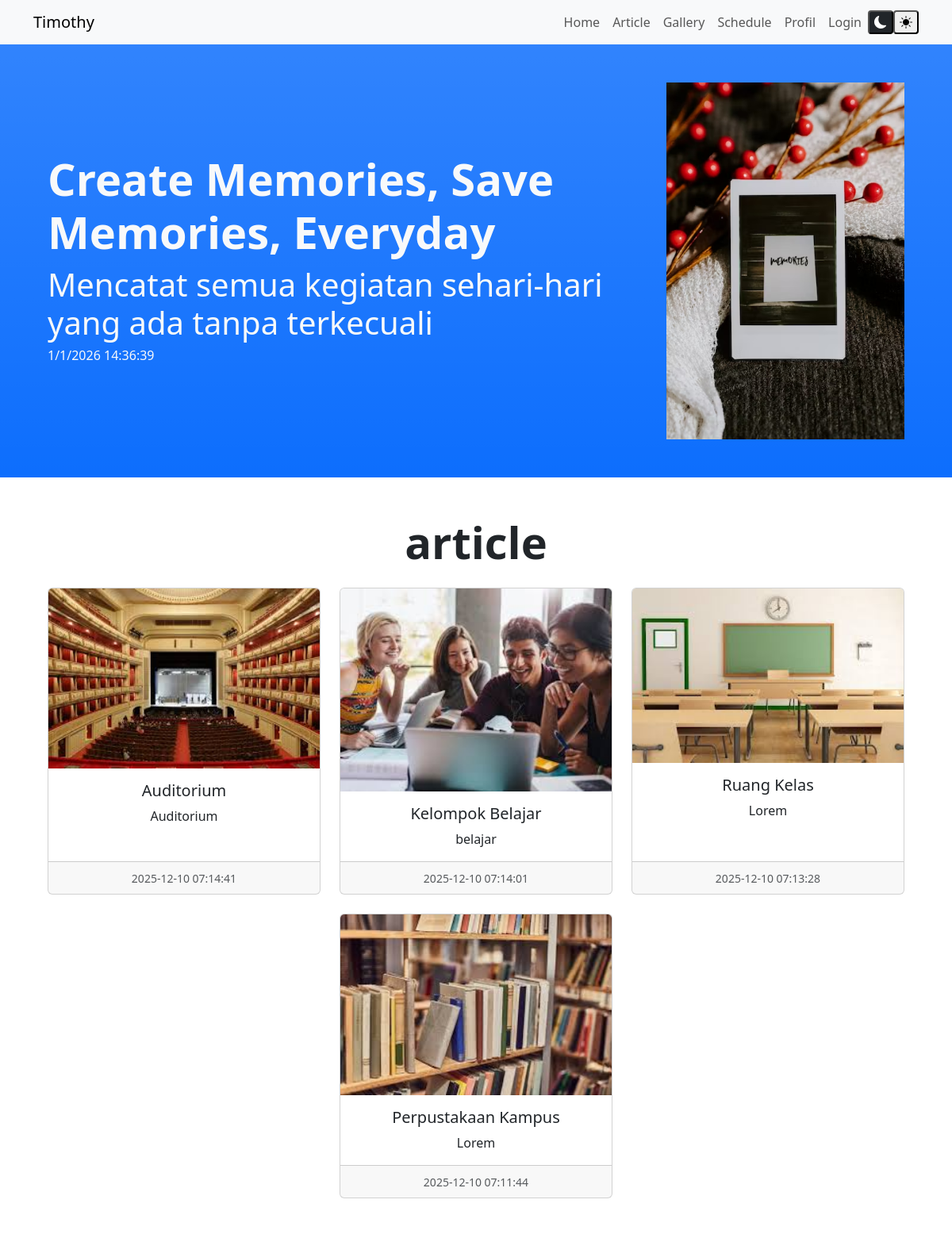
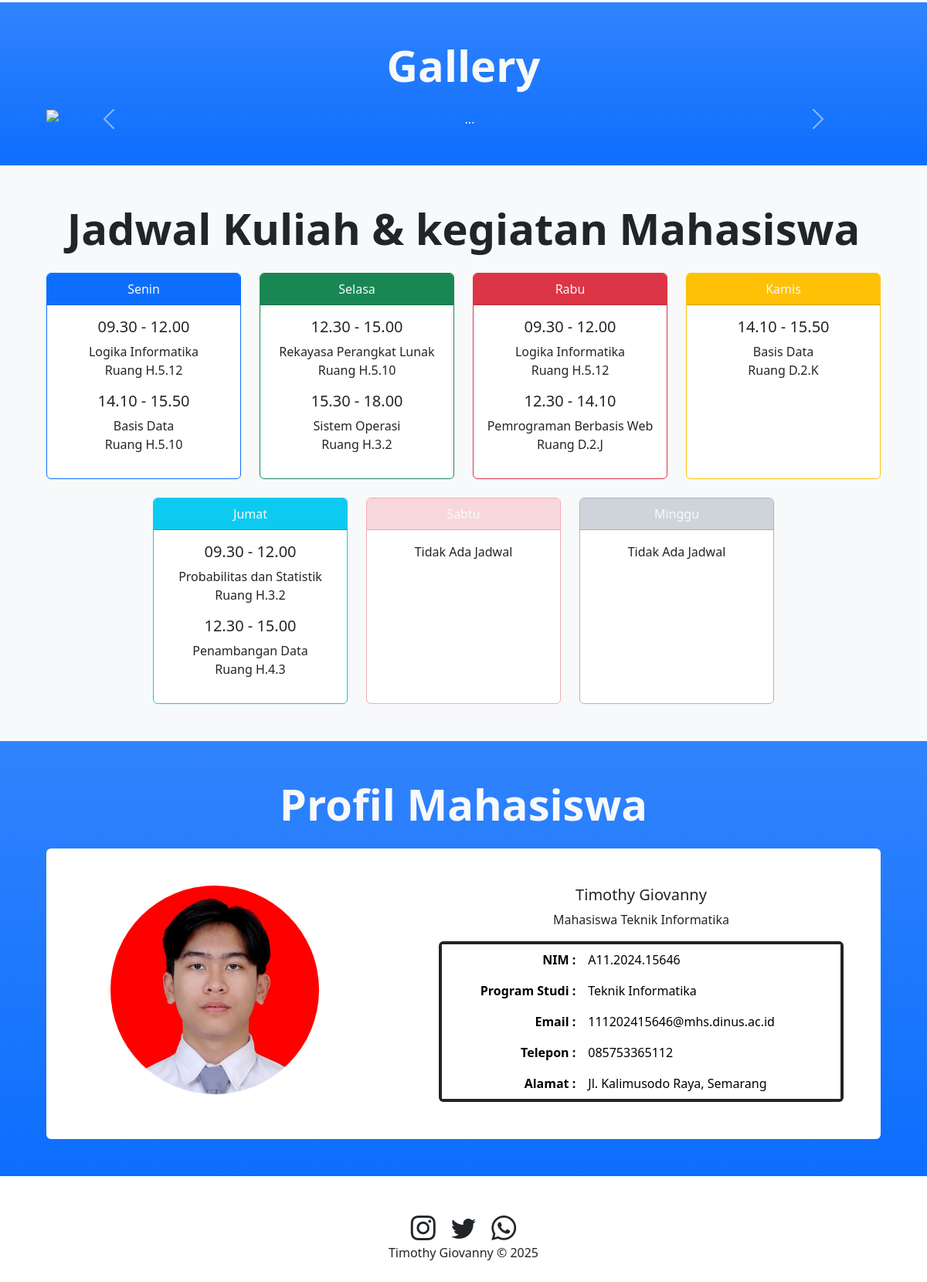
The page / on the database its author committed (2 pictures, top to bottom).
### tables this page shows
CREATE TABLE `article` (
  `id` int(11) NOT NULL,
  `judul` text NOT NULL,
  `isi` text NOT NULL,
  `gambar` text NOT NULL,
  `tanggal` datetime NOT NULL,
  `username` varchar(50) NOT NULL
);

### index.php (the view, shortened to what this page needs)
<?php
include "koneksi.php";
?>
<!DOCTYPE html>
<html lang="en">
  <head>
    <link
      rel="stylesheet"
      href="https://cdn.jsdelivr.net/npm/bootstrap-icons@1.13.1/font/bootstrap-icons.min.css"
    />
    <link
      href="https://cdn.jsdelivr.net/npm/bootstrap@5.3.8/dist/css/bootstrap.min.css"
      rel="stylesheet"
    />
  </head>
  <body>
    <nav
      class="navbar navbar-expand-lg bg-light navbar-light sticky-top"
      id="navbar"
    >
      <div class="container">
        <a class="navbar-brand" href="#">Timothy</a>
        <div class="collapse navbar-collapse" id="navbarSupportedContent">
          <ul class="navbar-nav ms-auto mb-2 mb-lg-0">
            <li class="nav-item">
              <a class="nav-link" href="#">Home</a>
            </li>
            <li class="nav-item">
              <a class="nav-link" href="#article">Article</a>
            </li>
            <li class="nav-item">
              <a class="nav-link" href="#gallery">Gallery</a>
            </li>
            <li class="nav-item">
              <a class="nav-link" href="#schedule">Schedule</a>
            </li>
            <li class="nav-item">
              <a class="nav-link" href="#profile">Profil</a>
            </li>
            <li class="nav-item">
              <a class="nav-link" href="login.php" target="_blank">Login</a>
            </li>
          </ul>
          <button id="nightmode" class="icon-btn rounded-1 bg-dark">
            <i class="bi bi-moon-fill" style="color: white"></i>
          </button>
          <button id="lightmode" class="icon-btn rounded-1">
            <i class="bi bi-sun-fill"></i>
          </button>
        </div>
      </div>
    </nav>
    <section
      id="hero"
      class="text-center p-5 bg-primary bg-gradient text-sm-start text-light"
    >
      <div class="container">
        <div class="d-sm-flex flex-sm-row-reverse align-items-center">
          <img src="img/banner.jpg" class="img-fluid" width="300" />
          <div>
            <h1 class="fw-bold display-4">
              Create Memories, Save Memories, Everyday
            </h1>
            <h4 class="lead display-6">
              Mencatat semua kegiatan sehari-hari yang ada tanpa terkecuali
            </h4>
            <h6>
              <span id="tanggal"></span>
              <span id="jam"></span>
            </h6>
          </div>
        </div>
      </div>
    </section>
<section id="article" class="text-center p-5">
  <div class="container">
    <h1 class="fw-bold display-4 pb-3">article</h1>
    <div class="row row-cols-1 row-cols-md-3 g-4 justify-content-center">
      <?php
      $sql = "SELECT * FROM article ORDER BY tanggal DESC";
      $hasil = $conn->query($sql);
      while($row = $hasil->fetch_assoc()){
      ?>
        <div class="col">
          <div class="card h-100">
            <img src="img/<?= $row["gambar"]?>" class="card-img-top" alt="..." />
            <div class="card-body">
              <h5 class="card-title"><?= $row["judul"]?></h5>
              <p class="card-text">
                <?= $row["isi"]?>
              </p>
            </div>
            <div class="card-footer">
              <small class="text-body-secondary">
                <?= $row["tanggal"]?>
              </small>
            </div>
          </div>
        </div>
        <?php
      }
      ?>
    </div>
  </div>
</section>
    <section
      id="gallery"
      class="text-center p-5 bg-primary bg-gradient text-light"
    >
      <div class="container">
        <h1 class="fw-bold display-4 pb-3">Gallery</h1>
        <div id="carouselExample" class="carousel slide">
          <div class="carousel-inner">
            <div class="carousel-item active">
              <img src="img/bunga.jpg" class="d-block w-100" alt="..." />
            </div>
          </div>
          <button
            class="carousel-control-prev"
            type="button"
            data-bs-target="#carouselExample"
            data-bs-slide="prev"
          >
            <span class="carousel-control-prev-icon" aria-hidden="true"></span>
          </button>
          <button
            class="carousel-control-next"
            type="button"
            data-bs-target="#carouselExample"
            data-bs-slide="next"
          >
            <span class="carousel-control-next-icon" aria-hidden="true"></span>
          </button>
        </div>
      </div>
    </section>
    <section id="schedule" class="text-center p-5 bg-light">
      <div class="container">
        <h2 class="fw-bold display-4 pb-3">
          Jadwal Kuliah & kegiatan Mahasiswa
        </h2>
        <div class="row row-cols-1 row-cols-md-4 g-4 justify-content-center">
          <div class="col">
            <div class="card border-primary h-100 text-dark">
              <div class="card-header bg-primary text-light">Senin</div>
              <div class="card-body">
                <h5>09.30 - 12.00</h5>
                <p>
                  Logika Informatika <br />
                  Ruang H.5.12
                </p>
                <h5>14.10 - 15.50</h5>
                <p>
                  Basis Data <br />
                  Ruang H.5.10
                </p>
              </div>
            </div>
          </div>
          <div class="col">
            <div class="card border-success h-100 text-dark">
              <div class="card-header bg-success text-light">Selasa</div>
              <div class="card-body">
                <h5>12.30 - 15.00</h5>
                <p>
                  Rekayasa Perangkat Lunak <br />
                  Ruang H.5.10
                </p>
                <h5>15.30 - 18.00</h5>
                <p>
                  Sistem Operasi <br />
                  Ruang H.3.2
                </p>
              </div>
            </div>
          </div>
          <div class="col">
            <div class="card border-danger h-100 text-dark">
              <div class="card-header bg-danger text-light">Rabu</div>
              <div class="card-body">
                <h5>09.30 - 12.00</h5>
                <p>
                  Logika Informatika <br />
                  Ruang H.5.12
                </p>
                <h5>12.30 - 14.10</h5>
                <p>
                  Pemrograman Berbasis Web <br />
                  Ruang D.2.J
                </p>
              </div>
            </div>
          </div>
          <div class="col">
            <div class="card border-warning h-100 text-dark">
              <div class="card-header bg-warning text-light">Kamis</div>
              <div class="card-body">
                <h5>14.10 - 15.50</h5>
                <p>
                  Basis Data <br />
                  Ruang D.2.K
                </p>
              </div>
            </div>
          </div>
          <div class="col">
            <div class="card border-info h-100 text-dark">
              <div class="card-header bg-info text-light">Jumat</div>
              <div class="card-body">
                <h5>09.30 - 12.00</h5>
                <p>
                  Probabilitas dan Statistik <br />
                  Ruang H.3.2
                </p>
                <h5>12.30 - 15.00</h5>
                <p>
                  Penambangan Data <br />
                  Ruang H.4.3
                </p>
              </div>
            </div>
          </div>
          <div class="col">
            <div class="card border-danger-subtle h-100 text-dark">
              <div class="card-header bg-danger-subtle text-light">Sabtu</div>
              <div class="card-body">
                <p>Tidak Ada Jadwal</p>
              </div>
            </div>
          </div>
          <div class="col">
            <div class="card border-dark-subtle h-100 text-dark">
              <div class="card-header bg-dark-subtle text-light">Minggu</div>
              <div class="card-body">
                <p>Tidak Ada Jadwal</p>
              </div>
            </div>
          </div>
        </div>
      </div>
    </section>
    <section
      id="profile"
      class="text-center p-5 bg-primary bg-gradient text-light"
    >
      <div class="container">
        <h1 class="fw-bold display-4 pb-3">Profil Mahasiswa</h1>
        <div class="card" style="border: none">
          <div class="row">
            <div class="col-md-5 mt-5">
              <img
                src="img/TIMOTHY 1x1.jpg"
                class="img-fluid rounded-circle"
                style="max-width: 270px"
                alt="..."
              />
            </div>
            <div class="col-md-7">
              <div class="card-body p-5 h-100">
                <h5 class="card-title">Timothy Giovanny</h5>
                <p class="card-text">Mahasiswa Teknik Informatika <br /></p>
                <div class="table-responsive">
                  <div class="bg-dark p-1 rounded">
                    <table class="table table-borderless mb-0">
                      <tbody>
                        <tr>
                          <th scope="row" class="text-end">NIM :</th>
                          <td class="text-start">A11.2024.15646</td>
                        </tr>
                        <tr>
                          <th scope="row" class="text-end">Program Studi :</th>
                          <td class="text-start">Teknik Informatika</td>
                        </tr>
                        <tr>
                          <th scope="row" class="text-end">Email :</th>
                          <td class="text-start">
                            111202415646@mhs.dinus.ac.id
                          </td>
                        </tr>
                        <tr>
                          <th scope="row" class="text-end">Telepon :</th>
                          <td class="text-start">085753365112</td>
                        </tr>
                        <tr>
                          <th scope="row" class="text-end">Alamat :</th>
                          <td class="text-start">
                            Jl. Kalimusodo Raya, Semarang
                          </td>
                        </tr>
                      </tbody>
                    </table>
                  </div>
                </div>
              </div>
            </div>
          </div>
        </div>
      </div>
    </section>
    <footer class="text-center p-5" id="footer">
      <div>
        <a href="https://www.instagram.com/udinusofficial/"
          ><i class="bi bi-instagram h2 p-2 text-dark" id="icon"></i
        ></a>
        <a href=""><i class="bi bi-twitter h2 p-2 text-dark" id="icon"></i></a>
        <a href=""><i class="bi bi-whatsapp h2 p-2 text-dark" id="icon"></i></a>
      </div>
      <div>Timothy Giovanny &copy; 2025</div>
    </footer>
  </body>
</html>

### rows shown on the page
article: gambar (picture), judul "Auditorium", isi "Auditorium", tanggal "2025-12-10 07:14:41"
article: gambar (picture), judul "Kelompok Belajar", isi "belajar", tanggal "2025-12-10 07:14:01"
article: gambar (picture), judul "Ruang Kelas", isi "Lorem", tanggal "2025-12-10 07:13:28"
article: gambar (picture), judul "Perpustakaan Kampus", isi "Lorem", tanggal "2025-12-10 07:11:44"
